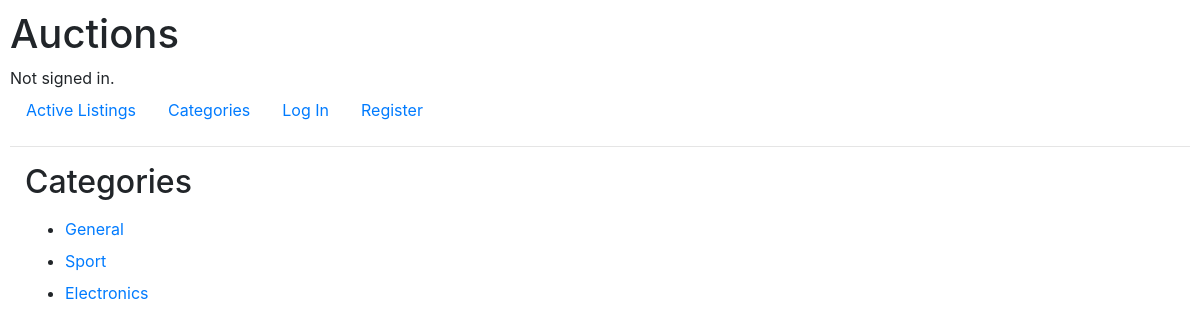
The page /categories on the database its author committed.
### auctions/models.py (models this page shows, shortened)
class Category(models.Model):
    category = models.CharField(max_length=25, default='general')

### auctions/views.py (the view)
# urls.py: path("categories", views.categories, name="categories"),
def categories(request):
    categories = Category.objects.all()
    return render(request, "auctions/categories.html", {
        'categories' : categories
    })

### auctions/templates/auctions/categories.html (shortened to what this page needs)
{% extends "auctions/layout.html" %}
{% load static %}
{% block body %}
    <div class="container-fluid">
        <h2>Categories</h2>
            <ul>
                {% for category in categories %}
                    <li class="mb-2"><a href="{%url 'category' category.id %}">{{ category.category | capfirst }}</a></li>
                {% empty %}
                    <p>No categories available</p>
                {% endfor %}
            </ul>
        </div>
{% endblock %}

### auctions/static/auctions/styles.css (style rules this page uses)
body { padding: 10px; }

### rows shown on the page
Category: category "General"
Category: category "Sport"
Category: category "Electronics"
